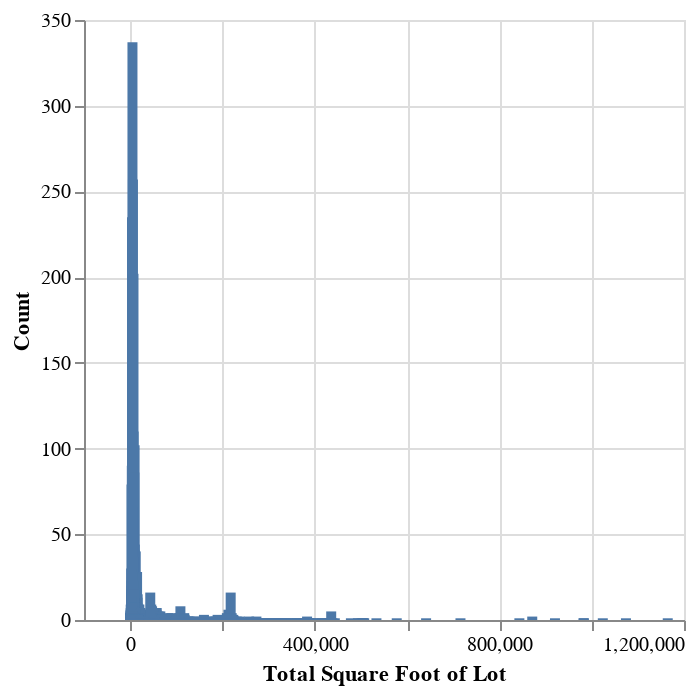

The notebook cell this image was saved under:
### Code cell
under_2mil = housing[housing["price"] <= 2000000]

display(under_2mil["sqft_lot"].value_counts())

alt.Chart(under_2mil).mark_bar().encode(
    alt.X('sqft_lot', title='Total Square Foot of Lot'),
    alt.Y('count()', title='Count')
)

# alt.Chart(under_2mil).mark_circle().encode(
#     alt.X('sqft_lot', title='Total Square Foot of Lot'),
#     alt.Y('price', title='Price')
# )

### Figure 1 — Vega specification as saved in the notebook (floating-point values rounded to 4 significant figures; data arrays with more than 128 entries replaced by an {"elided": "..."} marker saying what was removed)
{"$schema": "https://vega.github.io/schema/vega/v5.json", "data": [{"name": "source_0", "values": {"elided": "9199 records"}}, {"name": "source_0_x_domain_sqft_lot", "values": [{"min": 520, "max": 1164794}]}, {"name": "source_0_y_domain___count", "values": [{"min": 1, "max": 337}]}], "marks": [{"type": "rect", "name": "marks", "from": {"data": "source_0"}, "encode": {"update": {"y2": {"value": 0, "scale": "y"}, "width": {"value": 5}, "fill": {"value": "#4c78a8"}, "xc": {"field": "sqft_lot", "scale": "x"}, "y": {"field": "__count", "scale": "y"}}}, "style": ["bar"]}], "scales": [{"name": "x", "type": "linear", "domain": [{"signal": "(data(\"source_0_x_domain_sqft_lot\")[0] || {}).min"}, {"signal": "(data(\"source_0_x_domain_sqft_lot\")[0] || {}).max"}], "range": [0, {"signal": "width"}], "padding": 5, "zero": false, "nice": true}, {"name": "y", "type": "linear", "domain": [{"signal": "(data(\"source_0_y_domain___count\")[0] || {}).min"}, {"signal": "(data(\"source_0_y_domain___count\")[0] || {}).max"}], "range": [{"signal": "height"}, 0], "nice": true, "zero": true}], "axes": [{"scale": "x", "aria": false, "tickCount": {"signal": "ceil(width/40)"}, "orient": "bottom", "labels": false, "grid": true, "maxExtent": 0, "ticks": false, "minExtent": 0, "zindex": 0, "domain": false, "gridScale": "y"}, {"scale": "y", "tickCount": {"signal": "ceil(height/40)"}, "orient": "left", "gridScale": "x", "aria": false, "grid": true, "maxExtent": 0, "zindex": 0, "domain": false, "ticks": false, "labels": false, "minExtent": 0}, {"scale": "x", "labelOverlap": true, "labelFlush": true, "grid": false, "title": "Total Square Foot of Lot", "orient": "bottom", "tickCount": {"signal": "ceil(width/40)"}, "zindex": 0}, {"scale": "y", "orient": "left", "labelOverlap": true, "tickCount": {"signal": "ceil(height/40)"}, "title": "Count", "grid": false, "zindex": 0}], "width": 300, "style": "cell", "height": 300, "background": "white", "padding": 5}
